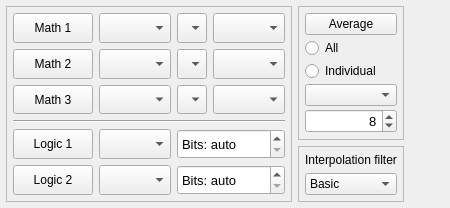
            <widget class="QWidget" name="Math">
             <attribute name="icon">
              <iconset resource="resources.qrc">
               <normaloff>:/images/icons/mathLogic.png</normaloff>:/images/icons/mathLogic.png</iconset>
             </attribute>
             <attribute name="title">
              <string/>
             </attribute>
             <layout class="QHBoxLayout" name="horizontalLayout_26" stretch="1,1,1000">
              <property name="leftMargin">
               <number>6</number>
              </property>
              <property name="topMargin">
               <number>6</number>
              </property>
              <property name="rightMargin">
               <number>6</number>
              </property>
              <property name="bottomMargin">
               <number>6</number>
              </property>
              <item>
               <widget class="QFrame" name="frame_13">
                <property name="frameShape">
                 <enum>QFrame::StyledPanel</enum>
                </property>
                <property name="frameShadow">
                 <enum>QFrame::Plain</enum>
                </property>
                <layout class="QVBoxLayout" name="verticalLayout_11">
                 <property name="leftMargin">
                  <number>6</number>
                 </property>
                 <property name="topMargin">
                  <number>6</number>
                 </property>
                 <property name="rightMargin">
                  <number>6</number>
                 </property>
                 <property name="bottomMargin">
                  <number>6</number>
                 </property>
                 <item>
                  <layout class="QGridLayout" name="gridLayout_10">
                   <item row="0" column="0">
                    <widget class="QPushButton" name="pushButtonMath1">
                     <property name="sizePolicy">
                      <sizepolicy hsizetype="Preferred" vsizetype="Preferred">
                       <horstretch>0</horstretch>
                       <verstretch>0</verstretch>
                      </sizepolicy>
                     </property>
                     <property name="text">
                      <string>Math 1</string>
                     </property>
                     <property name="icon">
                      <iconset resource="resources.qrc">
                       <normaloff>:/images/icons/math.png</normaloff>:/images/icons/math.png</iconset>
                     </property>
                     <property name="checkable">
                      <bool>true</bool>
                     </property>
                    </widget>
                   </item>
                   <item row="5" column="0">
                    <widget class="QPushButton" name="pushButtonLog2">
                     <property name="sizePolicy">
                      <sizepolicy hsizetype="Preferred" vsizetype="Preferred">
                       <horstretch>0</horstretch>
                       <verstretch>0</verstretch>
                      </sizepolicy>
                     </property>
                     <property name="layoutDirection">
                      <enum>Qt::LeftToRight</enum>
                     </property>
                     <property name="text">
                      <string>Logic 2</string>
                     </property>
                     <property name="icon">
                      <iconset resource="resources.qrc">
                       <normaloff>:/images/icons/logicConvert.png</normaloff>:/images/icons/logicConvert.png</iconset>
                     </property>
                     <property name="iconSize">
                      <size>
                       <width>40</width>
                       <height>20</height>
                      </size>
                     </property>
                     <property name="checkable">
                      <bool>true</bool>
                     </property>
                    </widget>
                   </item>
                   <item row="4" column="2" colspan="2">
                    <widget class="QSpinBox" name="spinBoxLog1bits">
                     <property name="sizePolicy">
                      <sizepolicy hsizetype="Preferred" vsizetype="Preferred">
                       <horstretch>0</horstretch>
                       <verstretch>0</verstretch>
                      </sizepolicy>
                     </property>
                     <property name="font">
                      <font>
                       <pointsize>10</pointsize>
                      </font>
                     </property>
                     <property name="toolTip">
                      <string>&lt;html&gt;&lt;head/&gt;&lt;body&gt;&lt;p&gt;Number of bits shown (from least significant), auto means same as data type (for example 16 bits for U2).&lt;/p&gt;&lt;/body&gt;&lt;/html&gt;</string>
                     </property>
                     <property name="alignment">
                      <set>Qt::AlignLeading|Qt::AlignLeft|Qt::AlignVCenter</set>
                     </property>
                     <property name="specialValueText">
                      <string>Bits: auto</string>
                     </property>
                     <property name="suffix">
                      <string/>
                     </property>
                     <property name="prefix">
                      <string>Bits: </string>
                     </property>
                     <property name="maximum">
                      <number>32</number>
                     </property>
                    </widget>
                   </item>
                   <item row="0" column="2">
                    <widget class="QComboBox" name="comboBoxMath1Op">
                     <property name="sizePolicy">
                      <sizepolicy hsizetype="Preferred" vsizetype="Preferred">
                       <horstretch>0</horstretch>
                       <verstretch>0</verstretch>
                      </sizepolicy>
                     </property>
                     <property name="maximumSize">
                      <size>
                       <width>40</width>
                       <height>16777215</height>
                      </size>
                     </property>
                     <property name="currentText">
                      <string notr="true"/>
                     </property>
                     <item>
                      <property name="text">
                       <string/>
                      </property>
                      <property name="icon">
                       <iconset resource="resources.qrc">
                        <normaloff>:/images/icons/plus.png</normaloff>:/images/icons/plus.png</iconset>
                      </property>
                     </item>
                     <item>
                      <property name="text">
                       <string/>
                      </property>
                      <property name="icon">
                       <iconset resource="resources.qrc">
                        <normaloff>:/images/icons/minus.png</normaloff>:/images/icons/minus.png</iconset>
                      </property>
                     </item>
                     <item>
                      <property name="text">
                       <string/>
                      </property>
                      <property name="icon">
                       <iconset resource="resources.qrc">
                        <normaloff>:/images/icons/multiply.png</normaloff>:/images/icons/multiply.png</iconset>
                      </property>
                     </item>
                     <item>
                      <property name="text">
                       <string/>
                      </property>
                      <property name="icon">
                       <iconset resource="resources.qrc">
                        <normaloff>:/images/icons/divide.png</normaloff>:/images/icons/divide.png</iconset>
                      </property>
                     </item>
                    </widget>
                   </item>
                   <item row="2" column="0">
                    <widget class="QPushButton" name="pushButtonMath3">
                     <property name="sizePolicy">
                      <sizepolicy hsizetype="Preferred" vsizetype="Preferred">
                       <horstretch>0</horstretch>
                       <verstretch>0</verstretch>
                      </sizepolicy>
                     </property>
                     <property name="text">
                      <string>Math 3</string>
                     </property>
                     <property name="icon">
                      <iconset resource="resources.qrc">
                       <normaloff>:/images/icons/math.png</normaloff>:/images/icons/math.png</iconset>
                     </property>
                     <property name="checkable">
                      <bool>true</bool>
                     </property>
                    </widget>
                   </item>
                   <item row="5" column="2" colspan="2">
                    <widget class="QSpinBox" name="spinBoxLog2bits">
                     <property name="sizePolicy">
                      <sizepolicy hsizetype="Preferred" vsizetype="Preferred">
                       <horstretch>0</horstretch>
                       <verstretch>0</verstretch>
                      </sizepolicy>
                     </property>
                     <property name="font">
                      <font>
                       <pointsize>10</pointsize>
                      </font>
                     </property>
                     <property name="toolTip">
                      <string>&lt;html&gt;&lt;head/&gt;&lt;body&gt;&lt;p&gt;Number of bits shown (from least significant), auto means same as data type (for example 16 bits for U2).&lt;/p&gt;&lt;/body&gt;&lt;/html&gt;</string>
                     </property>
                     <property name="alignment">
                      <set>Qt::AlignLeading|Qt::AlignLeft|Qt::AlignVCenter</set>
                     </property>
                     <property name="specialValueText">
                      <string>Bits: auto</string>
                     </property>
                     <property name="suffix">
                      <string/>
                     </property>
                     <property name="prefix">
                      <string>Bits: </string>
                     </property>
                     <property name="maximum">
                      <number>32</number>
                     </property>
                    </widget>
                   </item>
                   <item row="4" column="0">
                    <widget class="QPushButton" name="pushButtonLog1">
                     <property name="sizePolicy">
                      <sizepolicy hsizetype="Preferred" vsizetype="Preferred">
                       <horstretch>0</horstretch>
                       <verstretch>0</verstretch>
                      </sizepolicy>
                     </property>
                     <property name="layoutDirection">
                      <enum>Qt::LeftToRight</enum>
                     </property>
                     <property name="text">
                      <string>Logic 1</string>
                     </property>
                     <property name="icon">
                      <iconset resource="resources.qrc">
                       <normaloff>:/images/icons/logicConvert.png</normaloff>:/images/icons/logicConvert.png</iconset>
                     </property>
                     <property name="iconSize">
                      <size>
                       <width>40</width>
                       <height>20</height>
                      </size>
                     </property>
                     <property name="checkable">
                      <bool>true</bool>
                     </property>
                    </widget>
                   </item>
                   <item row="1" column="2">
                    <widget class="QComboBox" name="comboBoxMath2Op">
                     <property name="sizePolicy">
                      <sizepolicy hsizetype="Preferred" vsizetype="Preferred">
                       <horstretch>0</horstretch>
                       <verstretch>0</verstretch>
                      </sizepolicy>
                     </property>
                     <property name="maximumSize">
                      <size>
                       <width>40</width>
                       <height>16777215</height>
                      </size>
                     </property>
                     <property name="currentText">
                      <string notr="true"/>
                     </property>
                     <property name="currentIndex">
                      <number>1</number>
                     </property>
                     <item>
                      <property name="text">
                       <string/>
                      </property>
                      <property name="icon">
                       <iconset resource="resources.qrc">
                        <normaloff>:/images/icons/plus.png</normaloff>:/images/icons/plus.png</iconset>
                      </property>
                     </item>
                     <item>
                      <property name="text">
                       <string/>
                      </property>
                      <property name="icon">
                       <iconset resource="resources.qrc">
                        <normaloff>:/images/icons/minus.png</normaloff>:/images/icons/minus.png</iconset>
                      </property>
                     </item>
                     <item>
                      <property name="text">
                       <string/>
                      </property>
                      <property name="icon">
                       <iconset resource="resources.qrc">
                        <normaloff>:/images/icons/multiply.png</normaloff>:/images/icons/multiply.png</iconset>
                      </property>
                     </item>
                     <item>
                      <property name="text">
                       <string/>
                      </property>
                      <property name="icon">
                       <iconset resource="resources.qrc">
                        <normaloff>:/images/icons/divide.png</normaloff>:/images/icons/divide.png</iconset>
                      </property>
                     </item>
                    </widget>
                   </item>
                   <item row="3" column="0" colspan="4">
                    <widget class="Line" name="line_5">
                     <property name="orientation">
                      <enum>Qt::Horizontal</enum>
                     </property>
                    </widget>
                   </item>
                   <item row="2" column="2">
                    <widget class="QComboBox" name="comboBoxMath3Op">
                     <property name="sizePolicy">
                      <sizepolicy hsizetype="Preferred" vsizetype="Preferred">
                       <horstretch>0</horstretch>
                       <verstretch>0</verstretch>
                      </sizepolicy>
                     </property>
                     <property name="maximumSize">
                      <size>
                       <width>40</width>
                       <height>16777215</height>
                      </size>
                     </property>
                     <property name="currentText">
                      <string notr="true"/>
                     </property>
                     <property name="currentIndex">
                      <number>2</number>
                     </property>
                     <item>
                      <property name="text">
                       <string/>
                      </property>
                      <property name="icon">
                       <iconset resource="resources.qrc">
                        <normaloff>:/images/icons/plus.png</normaloff>:/images/icons/plus.png</iconset>
                      </property>
                     </item>
                     <item>
                      <property name="text">
                       <string/>
                      </property>
                      <property name="icon">
                       <iconset resource="resources.qrc">
                        <normaloff>:/images/icons/minus.png</normaloff>:/images/icons/minus.png</iconset>
                      </property>
                     </item>
                     <item>
                      <property name="text">
                       <string/>
                      </property>
                      <property name="icon">
                       <iconset resource="resources.qrc">
                        <normaloff>:/images/icons/multiply.png</normaloff>:/images/icons/multiply.png</iconset>
                      </property>
                     </item>
                     <item>
                      <property name="text">
                       <string/>
                      </property>
                      <property name="icon">
                       <iconset resource="resources.qrc">
                        <normaloff>:/images/icons/divide.png</normaloff>:/images/icons/divide.png</iconset>
                      </property>
                     </item>
                    </widget>
                   </item>
                   <item row="1" column="0">
                    <widget class="QPushButton" name="pushButtonMath2">
                     <property name="sizePolicy">
                      <sizepolicy hsizetype="Preferred" vsizetype="Preferred">
                       <horstretch>0</horstretch>
                       <verstretch>0</verstretch>
                      </sizepolicy>
                     </property>
                     <property name="text">
                      <string>Math 2</string>
                     </property>
                     <property name="icon">
                      <iconset resource="resources.qrc">
                       <normaloff>:/images/icons/math.png</normaloff>:/images/icons/math.png</iconset>
                     </property>
                     <property name="checkable">
                      <bool>true</bool>
                     </property>
                    </widget>
                   </item>
                   <item row="0" column="1">
                    <widget class="QComboBox" name="comboBoxMathFirst1">
                     <property name="sizePolicy">
                      <sizepolicy hsizetype="Preferred" vsizetype="Preferred">
                       <horstretch>0</horstretch>
                       <verstretch>0</verstretch>
                      </sizepolicy>
                     </property>
                     <property name="maxVisibleItems">
                      <number>1000</number>
                     </property>
                    </widget>
                   </item>
                   <item row="1" column="1">
                    <widget class="QComboBox" name="comboBoxMathFirst2">
                     <property name="sizePolicy">
                      <sizepolicy hsizetype="Preferred" vsizetype="Preferred">
                       <horstretch>0</horstretch>
                       <verstretch>0</verstretch>
                      </sizepolicy>
                     </property>
                     <property name="maxVisibleItems">
                      <number>1000</number>
                     </property>
                    </widget>
                   </item>
                   <item row="2" column="1">
                    <widget class="QComboBox" name="comboBoxMathFirst3">
                     <property name="sizePolicy">
                      <sizepolicy hsizetype="Preferred" vsizetype="Preferred">
                       <horstretch>0</horstretch>
                       <verstretch>0</verstretch>
                      </sizepolicy>
                     </property>
                     <property name="maxVisibleItems">
                      <number>1000</number>
                     </property>
                    </widget>
                   </item>
                   <item row="0" column="3">
                    <widget class="QComboBox" name="comboBoxMathSecond1">
                     <property name="sizePolicy">
                      <sizepolicy hsizetype="Preferred" vsizetype="Preferred">
                       <horstretch>0</horstretch>
                       <verstretch>0</verstretch>
                      </sizepolicy>
                     </property>
                     <property name="maxVisibleItems">
                      <number>1000</number>
                     </property>
                    </widget>
                   </item>
                   <item row="1" column="3">
                    <widget class="QComboBox" name="comboBoxMathSecond2">
                     <property name="sizePolicy">
                      <sizepolicy hsizetype="Preferred" vsizetype="Preferred">
                       <horstretch>0</horstretch>
                       <verstretch>0</verstretch>
                      </sizepolicy>
                     </property>
                     <property name="maxVisibleItems">
                      <number>1000</number>
                     </property>
                    </widget>
                   </item>
                   <item row="2" column="3">
                    <widget class="QComboBox" name="comboBoxMathSecond3">
                     <property name="sizePolicy">
                      <sizepolicy hsizetype="Preferred" vsizetype="Preferred">
                       <horstretch>0</horstretch>
                       <verstretch>0</verstretch>
                      </sizepolicy>
                     </property>
                     <property name="maxVisibleItems">
                      <number>1000</number>
                     </property>
                    </widget>
                   </item>
                   <item row="4" column="1">
                    <widget class="QComboBox" name="comboBoxLogic1">
                     <property name="sizePolicy">
                      <sizepolicy hsizetype="Preferred" vsizetype="Preferred">
                       <horstretch>0</horstretch>
                       <verstretch>0</verstretch>
                      </sizepolicy>
                     </property>
                     <property name="maxVisibleItems">
                      <number>1000</number>
                     </property>
                    </widget>
                   </item>
                   <item row="5" column="1">
                    <widget class="QComboBox" name="comboBoxLogic2">
                     <property name="sizePolicy">
                      <sizepolicy hsizetype="Preferred" vsizetype="Preferred">
                       <horstretch>0</horstretch>
                       <verstretch>0</verstretch>
                      </sizepolicy>
                     </property>
                     <property name="maxVisibleItems">
                      <number>1000</number>
                     </property>
                    </widget>
                   </item>
                  </layout>
                 </item>
                </layout>
               </widget>
              </item>
              <item>
               <layout class="QVBoxLayout" name="verticalLayout_44">
                <item>
                 <widget class="QFrame" name="frame_24">
                  <property name="frameShape">
                   <enum>QFrame::StyledPanel</enum>
                  </property>
                  <property name="frameShadow">
                   <enum>QFrame::Plain</enum>
                  </property>
                  <layout class="QVBoxLayout" name="verticalLayout_21" stretch="1,0,0,0,0,0">
                   <property name="spacing">
                    <number>3</number>
                   </property>
                   <property name="leftMargin">
                    <number>6</number>
                   </property>
                   <property name="topMargin">
                    <number>6</number>
                   </property>
                   <property name="rightMargin">
                    <number>6</number>
                   </property>
                   <property name="bottomMargin">
                    <number>6</number>
                   </property>
                   <item>
                    <widget class="QPushButton" name="pushButtonAvg">
                     <property name="toolTip">
                      <string>&lt;html&gt;&lt;head/&gt;&lt;body&gt;&lt;p&gt;Enable averaging&lt;/p&gt;&lt;p&gt;In channel mode ($$C), samples from a few newest sets are averaged.&lt;/p&gt;&lt;p&gt;In point mode ($$P) this acts as rolling average.&lt;/p&gt;&lt;/body&gt;&lt;/html&gt;</string>
                     </property>
                     <property name="text">
                      <string>Average</string>
                     </property>
                     <property name="icon">
                      <iconset resource="resources.qrc">
                       <normaloff>:/images/icons/average.png</normaloff>:/images/icons/average.png</iconset>
                     </property>
                     <property name="checkable">
                      <bool>true</bool>
                     </property>
                    </widget>
                   </item>
                   <item>
                    <widget class="QRadioButton" name="radioButtonAverageAll">
                     <property name="toolTip">
                      <string>&lt;html&gt;&lt;head/&gt;&lt;body&gt;&lt;p&gt;Use the same number of previous data sets for all channels&lt;/p&gt;&lt;/body&gt;&lt;/html&gt;</string>
                     </property>
                     <property name="text">
                      <string>All</string>
                     </property>
                    </widget>
                   </item>
                   <item>
                    <widget class="QRadioButton" name="radioButtonAverageIndividual">
                     <property name="toolTip">
                      <string>&lt;html&gt;&lt;head/&gt;&lt;body&gt;&lt;p&gt;Set the number of previous data sets for each channel individually&lt;/p&gt;&lt;/body&gt;&lt;/html&gt;</string>
                     </property>
                     <property name="text">
                      <string>Individual</string>
                     </property>
                    </widget>
                   </item>
                   <item>
                    <widget class="QComboBox" name="comboBoxAvgIndividualCh"/>
                   </item>
                   <item>
                    <widget class="MyPow2Spinbox" name="spinBoxAvg">
                     <property name="sizePolicy">
                      <sizepolicy hsizetype="Minimum" vsizetype="Preferred">
                       <horstretch>0</horstretch>
                       <verstretch>0</verstretch>
                      </sizepolicy>
                     </property>
                     <property name="font">
                      <font>
                       <pointsize>10</pointsize>
                      </font>
                     </property>
                     <property name="toolTip">
                      <string>&lt;html&gt;&lt;head/&gt;&lt;body&gt;&lt;p&gt;&lt;span style=&quot; font-size:8pt;&quot;&gt;Average is calculated from this amount of previous data sets/points&lt;/span&gt;&lt;/p&gt;&lt;/body&gt;&lt;/html&gt;</string>
                     </property>
                     <property name="alignment">
                      <set>Qt::AlignRight|Qt::AlignTrailing|Qt::AlignVCenter</set>
                     </property>
                     <property name="minimum">
                      <number>1</number>
                     </property>
                     <property name="maximum">
                      <number>1024</number>
                     </property>
                     <property name="value">
                      <number>8</number>
                     </property>
                    </widget>
                   </item>
                   <item>
                    <spacer name="verticalSpacer_8">
                     <property name="orientation">
                      <enum>Qt::Vertical</enum>
                     </property>
                     <property name="sizeHint" stdset="0">
                      <size>
                       <width>20</width>
                       <height>0</height>
                      </size>
                     </property>
                    </spacer>
                   </item>
                  </layout>
                 </widget>
                </item>
                <item>
                 <widget class="QFrame" name="frame_6">
                  <property name="frameShape">
                   <enum>QFrame::StyledPanel</enum>
                  </property>
                  <property name="frameShadow">
                   <enum>QFrame::Plain</enum>
                  </property>
                  <layout class="QVBoxLayout" name="verticalLayout_43">
                   <property name="leftMargin">
                    <number>6</number>
                   </property>
                   <property name="topMargin">
                    <number>6</number>
                   </property>
                   <property name="rightMargin">
                    <number>6</number>
                   </property>
                   <property name="bottomMargin">
                    <number>6</number>
                   </property>
                   <item>
                    <widget class="QLabel" name="label_9">
                     <property name="text">
                      <string>Interpolation filter</string>
                     </property>
                    </widget>
                   </item>
                   <item>
                    <widget class="QComboBox" name="comboBoxFIR">
                     <item>
                      <property name="text">
                       <string>Basic</string>
                      </property>
                     </item>
                     <item>
                      <property name="text">
                       <string>Medium</string>
                      </property>
                     </item>
                     <item>
                      <property name="text">
                       <string>Good</string>
                      </property>
                     </item>
                     <item>
                      <property name="text">
                       <string>Best</string>
                      </property>
                     </item>
                    </widget>
                   </item>
                  </layout>
                 </widget>
                </item>
               </layout>
              </item>
              <item>
               <spacer name="horizontalSpacer_10">
                <property name="orientation">
                 <enum>Qt::Horizontal</enum>
                </property>
                <property name="sizeHint" stdset="0">
                 <size>
                  <width>40</width>
                  <height>20</height>
                 </size>
                </property>
               </spacer>
              </item>
             </layout>
            </widget>
